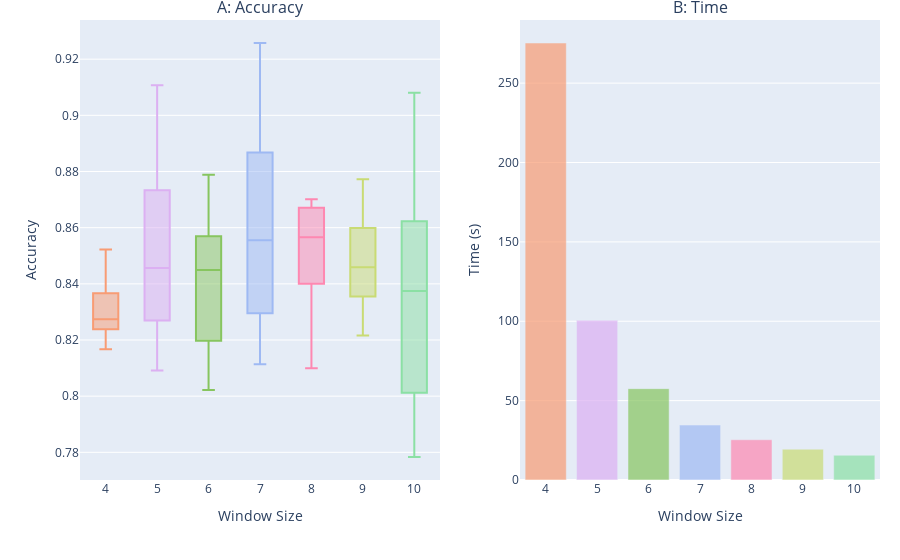

Notebook code for this chart:
### Code cell
# Plot the results
import plotly.graph_objects as go
from plotly.subplots import make_subplots

# Import pastel colors from plotly.express
import plotly.express as px
colors = px.colors.qualitative.Pastel

fig = make_subplots(rows=1, cols=2, subplot_titles=("A: Accuracy", "B: Time"))

# data1 = data

for size in sizes:
    fig.add_trace(go.Box(y=data1[size]['Score'], name=size, marker_color=colors[int(size)-2], showlegend=False
                         ), row=1, col=1)

    fig.add_trace(go.Bar(x=[size], y=[data1[size]['Time']], name=size, marker_color=colors[int(size)-2], opacity=0.7, showlegend=False
                         ), row=1, col=2)
    
# Axis labels
fig.update_xaxes(title_text="Window Size", row=1, col=1)
fig.update_xaxes(title_text="Window Size", row=1, col=2)
fig.update_yaxes(title_text="Accuracy", row=1, col=1)
fig.update_yaxes(title_text="Time (s)", row=1, col=2)
fig.update_layout(margin=dict(r=20, t=20))


fig.show()
# Save the figure
fig.write_image("Results\\window_validation\\window_validation.png", width=1500, height=500, scale=3)

### Figure 1 — Plotly figure (JSON) as saved in the notebook; plotly's stock layout.template omitted (floating-point values rounded to 4 significant figures)
{"data": [{"marker": {"color": "rgb(248, 156, 116)"}, "name": "4", "showlegend": false, "type": "box", "xaxis": "x", "y": [0.8523, 0.8366, 0.8252, 0.8266, 0.8167, 0.8238, 0.8281, 0.8238, 0.8423, 0.8295], "yaxis": "y"}, {"marker": {"color": "rgb(248, 156, 116)"}, "name": "4", "opacity": 0.7, "showlegend": false, "type": "bar", "x": ["4"], "xaxis": "x2", "y": [275.3], "yaxis": "y2"}, {"marker": {"color": "rgb(220, 176, 242)"}, "name": "5", "showlegend": false, "type": "box", "xaxis": "x", "y": [0.8608, 0.827, 0.8733, 0.9107, 0.827, 0.8091, 0.9107, 0.827, 0.8466, 0.8448], "yaxis": "y"}, {"marker": {"color": "rgb(220, 176, 242)"}, "name": "5", "opacity": 0.7, "showlegend": false, "type": "bar", "x": ["5"], "xaxis": "x2", "y": [100.6], "yaxis": "y2"}, {"marker": {"color": "rgb(135, 197, 95)"}, "name": "6", "showlegend": false, "type": "box", "xaxis": "x", "y": [0.8789, 0.8592, 0.8372, 0.8044, 0.8526, 0.857, 0.8526, 0.8197, 0.8329, 0.8022], "yaxis": "y"}, {"marker": {"color": "rgb(135, 197, 95)"}, "name": "6", "opacity": 0.7, "showlegend": false, "type": "bar", "x": ["6"], "xaxis": "x2", "y": [57.55], "yaxis": "y2"}, {"marker": {"color": "rgb(158, 185, 243)"}, "name": "7", "showlegend": false, "type": "box", "xaxis": "x", "y": [0.8477, 0.8113, 0.8217, 0.8295, 0.918, 0.8868, 0.9258, 0.8634, 0.8607, 0.8503], "yaxis": "y"}, {"marker": {"color": "rgb(158, 185, 243)"}, "name": "7", "opacity": 0.7, "showlegend": false, "type": "bar", "x": ["7"], "xaxis": "x2", "y": [34.6], "yaxis": "y2"}, {"marker": {"color": "rgb(254, 136, 177)"}, "name": "8", "showlegend": false, "type": "box", "xaxis": "x", "y": [0.831, 0.84, 0.84, 0.8581, 0.8551, 0.8581, 0.8701, 0.8671, 0.8671, 0.8099], "yaxis": "y"}, {"marker": {"color": "rgb(254, 136, 177)"}, "name": "8", "opacity": 0.7, "showlegend": false, "type": "bar", "x": ["8"], "xaxis": "x2", "y": [25.34], "yaxis": "y2"}, {"marker": {"color": "rgb(201, 219, 116)"}, "name": "9", "showlegend": false, "type": "box", "xaxis": "x", "y": [0.8599, 0.8494, 0.8633, 0.839, 0.8773, 0.8355, 0.832, 0.8424, 0.8216, 0.8564], "yaxis": "y"}, {"marker": {"color": "rgb(201, 219, 116)"}, "name": "9", "opacity": 0.7, "showlegend": false, "type": "bar", "x": ["9"], "xaxis": "x2", "y": [19.43], "yaxis": "y2"}, {"marker": {"color": "rgb(139, 224, 164)"}, "name": "10", "showlegend": false, "type": "box", "xaxis": "x", "y": [0.8012, 0.7898, 0.8318, 0.9081, 0.8012, 0.8928, 0.847, 0.8623, 0.8432, 0.7783], "yaxis": "y"}, {"marker": {"color": "rgb(139, 224, 164)"}, "name": "10", "opacity": 0.7, "showlegend": false, "type": "bar", "x": ["10"], "xaxis": "x2", "y": [15.59], "yaxis": "y2"}], "layout": {"annotations": [{"font": {"size": 16}, "showarrow": false, "text": "A: Accuracy", "x": 0.225, "xanchor": "center", "xref": "paper", "y": 1, "yanchor": "bottom", "yref": "paper"}, {"font": {"size": 16}, "showarrow": false, "text": "B: Time", "x": 0.775, "xanchor": "center", "xref": "paper", "y": 1, "yanchor": "bottom", "yref": "paper"}], "margin": {"r": 20, "t": 20}, "xaxis": {"anchor": "y", "domain": [0, 0.45], "title": {"text": "Window Size"}}, "xaxis2": {"anchor": "y2", "domain": [0.55, 1], "title": {"text": "Window Size"}}, "yaxis": {"anchor": "x", "domain": [0, 1], "title": {"text": "Accuracy"}}, "yaxis2": {"anchor": "x2", "domain": [0, 1], "title": {"text": "Time (s)"}}}}
